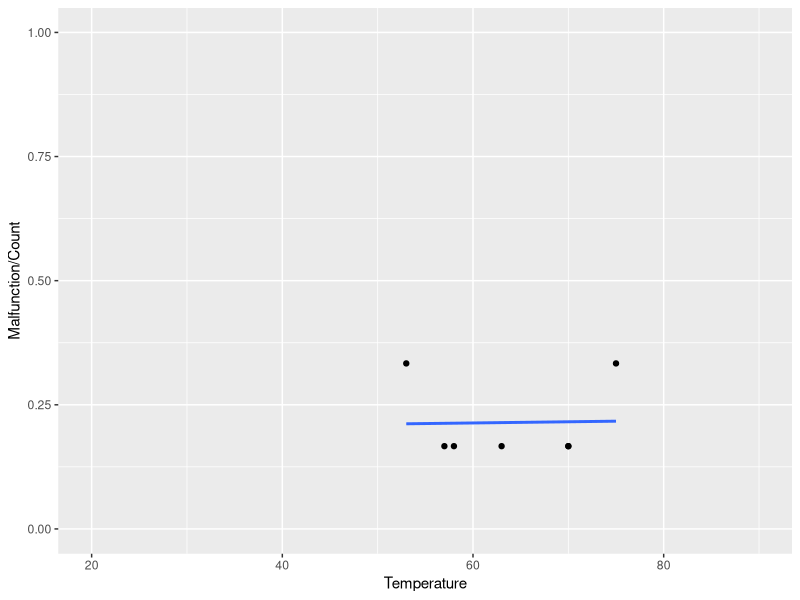
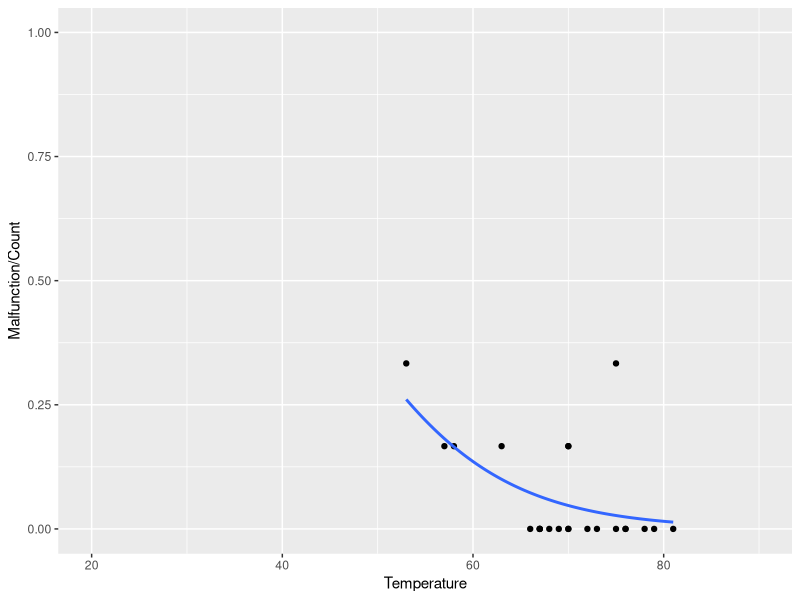

Source code (R) for these figures, in order:
## ---- chunk 1
knitr::opts_chunk$set(echo = TRUE)
## ---- chunk 2
library(ggplot2)
df <- read.csv("shuttle.csv",header=T)
df
## ---- chunk 3
pb <- df[df$Malfunction>0,]
pb
## ---- chunk 4
ggplot( pb, aes(x=Temperature, y=Malfunction/Count)) +
  geom_point() +
  geom_smooth(formula = 'y ~ x', method = "glm", 
    method.args = list(family=quasibinomial(link="logit")),
    se = FALSE) +
  xlim(20,90) +
  ylim(0,1)
## ---- chunk 5
ggplot( df, aes(x=Temperature, y=Malfunction/Count)) +
  geom_point() +
  geom_smooth(formula = 'y ~ x', method = "glm", 
    method.args = list(family=quasibinomial(link="logit")),
    se = FALSE) +
  xlim(20,90) +
  ylim(0,1)

